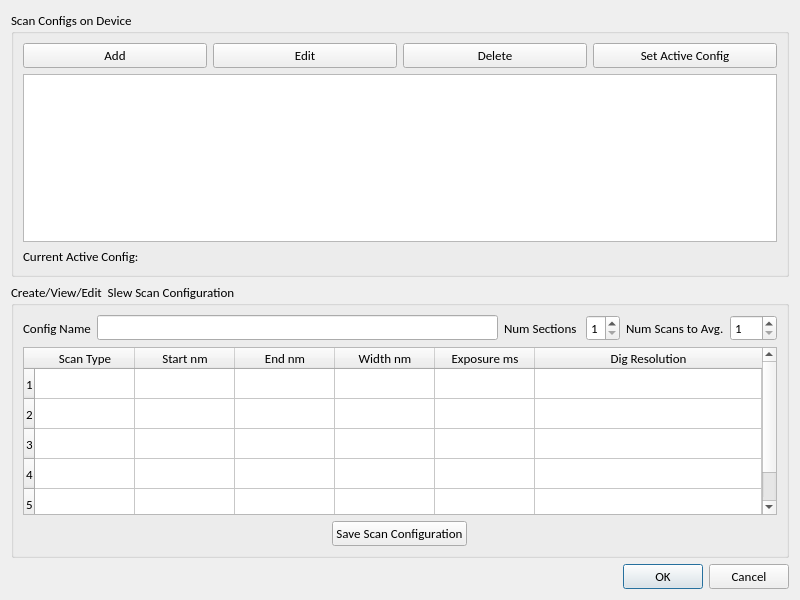
<?xml version="1.0" encoding="UTF-8"?>
<ui version="4.0">
 <class>ScanConfigDialog</class>
 <widget class="QDialog" name="ScanConfigDialog">
  <property name="geometry">
   <rect>
    <x>0</x>
    <y>0</y>
    <width>800</width>
    <height>600</height>
   </rect>
  </property>
  <property name="font">
   <font>
    <family>Calibri</family>
    <pointsize>10</pointsize>
   </font>
  </property>
  <property name="windowTitle">
   <string>Scan Configuration</string>
  </property>
  <property name="styleSheet">
   <string notr="true"/>
  </property>
  <layout class="QVBoxLayout" name="verticalLayout_3">
   <item>
    <widget class="QGroupBox" name="groupBox_DeviceConfigs">
     <property name="title">
      <string>Scan Configs on Device</string>
     </property>
     <layout class="QVBoxLayout" name="verticalLayout_2">
      <item>
       <layout class="QGridLayout" name="gridLayout">
        <item row="0" column="0">
         <widget class="QPushButton" name="pushButton_add_config">
          <property name="text">
           <string>Add</string>
          </property>
         </widget>
        </item>
        <item row="0" column="1">
         <widget class="QPushButton" name="pushButton_edit_config">
          <property name="text">
           <string>Edit</string>
          </property>
          <property name="checkable">
           <bool>true</bool>
          </property>
         </widget>
        </item>
        <item row="0" column="2">
         <widget class="QPushButton" name="pushButton_delete_config">
          <property name="text">
           <string>Delete</string>
          </property>
         </widget>
        </item>
        <item row="0" column="3">
         <widget class="QPushButton" name="pushButton_set_active">
          <property name="toolTip">
           <string>Click to set the current selected Scan as default configuration on EVM</string>
          </property>
          <property name="text">
           <string>Set Active Config</string>
          </property>
         </widget>
        </item>
        <item row="1" column="0" colspan="4">
         <widget class="QListWidget" name="listWidget_target_scan_cfg"/>
        </item>
        <item row="2" column="0">
         <widget class="QLabel" name="label">
          <property name="text">
           <string>Current Active Config: </string>
          </property>
         </widget>
        </item>
        <item row="2" column="1">
         <widget class="QLabel" name="label_cfglist_activeCfg">
          <property name="sizePolicy">
           <sizepolicy hsizetype="Preferred" vsizetype="Preferred">
            <horstretch>0</horstretch>
            <verstretch>0</verstretch>
           </sizepolicy>
          </property>
          <property name="text">
           <string/>
          </property>
         </widget>
        </item>
       </layout>
      </item>
     </layout>
    </widget>
   </item>
   <item>
    <widget class="QGroupBox" name="groupBox_ScanConfig">
     <property name="title">
      <string>Create/View/Edit  Slew Scan Configuration</string>
     </property>
     <layout class="QGridLayout" name="gridLayout_3">
      <item row="0" column="0" colspan="3">
       <layout class="QGridLayout" name="gridLayout_2">
        <item row="0" column="0">
         <widget class="QLabel" name="label_16">
          <property name="text">
           <string>Config Name</string>
          </property>
         </widget>
        </item>
        <item row="0" column="1">
         <widget class="QLineEdit" name="lineEdit_scan_config_name">
          <property name="sizePolicy">
           <sizepolicy hsizetype="Expanding" vsizetype="Fixed">
            <horstretch>0</horstretch>
            <verstretch>0</verstretch>
           </sizepolicy>
          </property>
          <property name="maxLength">
           <number>40</number>
          </property>
         </widget>
        </item>
        <item row="0" column="3">
         <widget class="QSpinBox" name="spinBox_numSections">
          <property name="minimum">
           <number>1</number>
          </property>
          <property name="maximum">
           <number>5</number>
          </property>
         </widget>
        </item>
        <item row="0" column="2">
         <widget class="QLabel" name="label_NumSections">
          <property name="text">
           <string>Num Sections </string>
          </property>
         </widget>
        </item>
        <item row="0" column="5">
         <widget class="QSpinBox" name="spinBox_num_scans_avg">
          <property name="minimum">
           <number>1</number>
          </property>
          <property name="maximum">
           <number>100</number>
          </property>
          <property name="value">
           <number>1</number>
          </property>
         </widget>
        </item>
        <item row="0" column="4">
         <widget class="QLabel" name="label_15">
          <property name="text">
           <string>Num Scans to Avg.</string>
          </property>
         </widget>
        </item>
        <item row="1" column="0" colspan="6">
         <widget class="QTableWidget" name="SlewItemsWidget">
          <property name="horizontalScrollBarPolicy">
           <enum>Qt::ScrollBarAlwaysOff</enum>
          </property>
          <property name="sizeAdjustPolicy">
           <enum>QAbstractScrollArea::AdjustIgnored</enum>
          </property>
          <property name="autoScroll">
           <bool>false</bool>
          </property>
          <property name="tabKeyNavigation">
           <bool>false</bool>
          </property>
          <property name="textElideMode">
           <enum>Qt::ElideRight</enum>
          </property>
          <attribute name="horizontalHeaderHighlightSections">
           <bool>false</bool>
          </attribute>
          <attribute name="horizontalHeaderShowSortIndicator" stdset="0">
           <bool>false</bool>
          </attribute>
          <attribute name="horizontalHeaderStretchLastSection">
           <bool>true</bool>
          </attribute>
          <attribute name="verticalHeaderVisible">
           <bool>true</bool>
          </attribute>
          <attribute name="verticalHeaderHighlightSections">
           <bool>false</bool>
          </attribute>
          <attribute name="verticalHeaderStretchLastSection">
           <bool>false</bool>
          </attribute>
          <row>
           <property name="text">
            <string notr="true">1</string>
           </property>
          </row>
          <row>
           <property name="text">
            <string notr="true">2</string>
           </property>
          </row>
          <row>
           <property name="text">
            <string notr="true">3</string>
           </property>
          </row>
          <row>
           <property name="text">
            <string notr="true">4</string>
           </property>
          </row>
          <row>
           <property name="text">
            <string notr="true">5</string>
           </property>
          </row>
          <column>
           <property name="text">
            <string>Scan Type</string>
           </property>
          </column>
          <column>
           <property name="text">
            <string>Start nm</string>
           </property>
          </column>
          <column>
           <property name="text">
            <string>End nm</string>
           </property>
          </column>
          <column>
           <property name="text">
            <string>Width nm</string>
           </property>
          </column>
          <column>
           <property name="text">
            <string>Exposure ms</string>
           </property>
          </column>
          <column>
           <property name="text">
            <string>Dig Resolution</string>
           </property>
          </column>
          <item row="0" column="0">
           <property name="text">
            <string/>
           </property>
           <property name="flags">
            <set>ItemIsSelectable|ItemIsEditable|ItemIsDragEnabled|ItemIsUserCheckable|ItemIsEnabled</set>
           </property>
          </item>
         </widget>
        </item>
       </layout>
      </item>
      <item row="1" column="0">
       <spacer name="horizontalSpacer">
        <property name="orientation">
         <enum>Qt::Horizontal</enum>
        </property>
        <property name="sizeHint" stdset="0">
         <size>
          <width>361</width>
          <height>20</height>
         </size>
        </property>
       </spacer>
      </item>
      <item row="1" column="1">
       <widget class="QPushButton" name="pushButton_scan_config_save">
        <property name="text">
         <string>Save Scan Configuration</string>
        </property>
       </widget>
      </item>
      <item row="1" column="2">
       <spacer name="horizontalSpacer_2">
        <property name="orientation">
         <enum>Qt::Horizontal</enum>
        </property>
        <property name="sizeHint" stdset="0">
         <size>
          <width>361</width>
          <height>20</height>
         </size>
        </property>
       </spacer>
      </item>
     </layout>
    </widget>
   </item>
   <item>
    <widget class="QDialogButtonBox" name="buttonBox">
     <property name="orientation">
      <enum>Qt::Horizontal</enum>
     </property>
     <property name="standardButtons">
      <set>QDialogButtonBox::Cancel|QDialogButtonBox::Ok</set>
     </property>
    </widget>
   </item>
  </layout>
 </widget>
 <resources/>
 <connections>
  <connection>
   <sender>buttonBox</sender>
   <signal>accepted()</signal>
   <receiver>ScanConfigDialog</receiver>
   <slot>accept()</slot>
   <hints>
    <hint type="sourcelabel">
     <x>248</x>
     <y>254</y>
    </hint>
    <hint type="destinationlabel">
     <x>157</x>
     <y>274</y>
    </hint>
   </hints>
  </connection>
  <connection>
   <sender>buttonBox</sender>
   <signal>rejected()</signal>
   <receiver>ScanConfigDialog</receiver>
   <slot>reject()</slot>
   <hints>
    <hint type="sourcelabel">
     <x>316</x>
     <y>260</y>
    </hint>
    <hint type="destinationlabel">
     <x>286</x>
     <y>274</y>
    </hint>
   </hints>
  </connection>
 </connections>
</ui>
